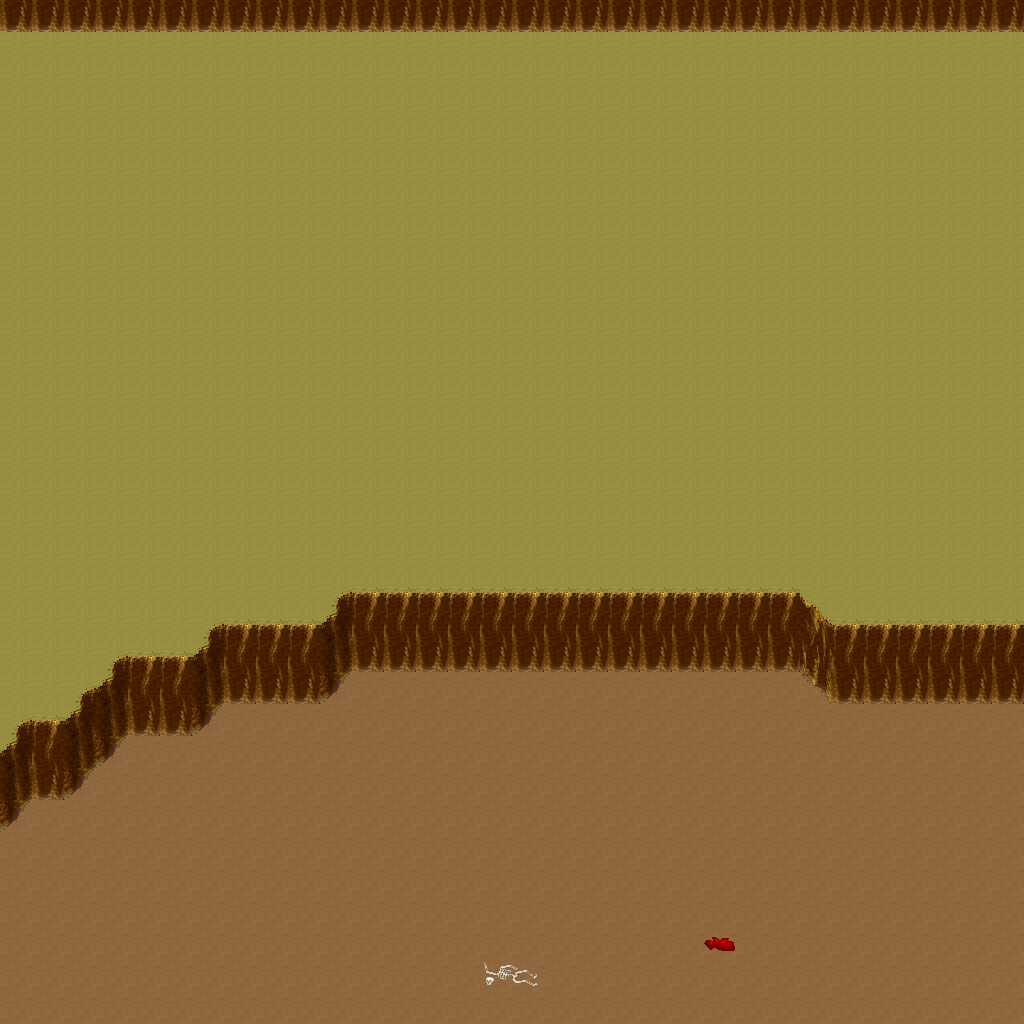

Below is a game level as drawn by its tile map, then a one-line description and the .tmx that defines it (tile-layer data replaced by summaries):
An orthogonal 32x32 tile map with 32x32 px tiles, 5 tile layers (Ground, Objects, Objects2, Above, ...), 1 hidden layer not drawn, 31 tilesets.

<map version="1.10" tiledversion="1.11.0" orientation="orthogonal" renderorder="right-down" width="32" height="32" tilewidth="32" tileheight="32" infinite="0" nextlayerid="11" nextobjectid="1">
 <tileset firstgid="1" name="ground_ground" tilewidth="32" tileheight="32" tilecount="33" columns="3">
  <image source="../drawable/ground_ground.png" width="96" height="352" />
 </tileset>
 <tileset firstgid="34" name="ground_ridge_earth_dark" tilewidth="32" tileheight="32" tilecount="96" columns="12">
  <image source="../drawable/ground_ridge_earth_dark.png" width="384" height="256" />
 </tileset>
 <tileset firstgid="130" name="furniture_light_iron_lamp" tilewidth="32" tileheight="32" tilecount="3" columns="1">
  <image source="../drawable/furniture_light_iron_lamp.png" width="32" height="96" />
 </tileset>
 <tileset firstgid="133" name="furniture_light_dark_torch" tilewidth="32" tileheight="32" tilecount="8" columns="2">
  <image source="../drawable/furniture_light_dark_torch.png" width="64" height="128" />
 </tileset>
 <tileset firstgid="141" name="furniture_light_flames" tilewidth="32" tileheight="32" tilecount="6" columns="6">
  <image source="../drawable/furniture_light_flames.png" width="192" height="32" />
 </tileset>
 <tileset firstgid="147" name="item_corpse_skeleton" tilewidth="32" tileheight="32" tilecount="4" columns="2">
  <image source="../drawable/item_corpse_skeleton.png" width="64" height="64" />
 </tileset>
 <tileset firstgid="151" name="item_blood_floor_stains_2" tilewidth="32" tileheight="32" tilecount="4" columns="2">
  <image source="../drawable/item_blood_floor_stains_2.png" width="64" height="64" />
 </tileset>
 <tileset firstgid="155" name="item_chest_large" tilewidth="32" tileheight="32" tilecount="8" columns="4">
  <image source="../drawable/item_chest_large.png" width="128" height="64" />
 </tileset>
 <tileset firstgid="163" name="item_armor_sword_rack" tilewidth="32" tileheight="32" tilecount="4" columns="2">
  <image source="../drawable/item_armor_sword_rack.png" width="64" height="64" />
 </tileset>
 <tileset firstgid="167" name="item_armor_weapons_rack" tilewidth="32" tileheight="32" tilecount="18" columns="9">
  <image source="../drawable/item_armor_weapons_rack.png" width="288" height="64" />
 </tileset>
 <tileset firstgid="185" name="item_pot_barrel_tall" tilewidth="32" tileheight="32" tilecount="2" columns="1">
  <image source="../drawable/item_pot_barrel_tall.png" width="32" height="64" />
 </tileset>
 <tileset firstgid="187" name="item_pot_pot_tall" tilewidth="32" tileheight="32" tilecount="2" columns="1">
  <image source="../drawable/item_pot_pot_tall.png" width="32" height="64" />
 </tileset>
 <tileset firstgid="189" name="ground_rock_pebbles" tilewidth="32" tileheight="32" tilecount="3" columns="1">
  <image source="../drawable/ground_rock_pebbles.png" width="32" height="96" />
 </tileset>
 <tileset firstgid="192" name="item_corpse_skull_dark" tilewidth="32" tileheight="32" tilecount="2" columns="2">
  <image source="../drawable/item_corpse_skull_dark.png" width="64" height="32" />
 </tileset>
 <tileset firstgid="194" name="ground_ladder_horizontal_dark" tilewidth="32" tileheight="32" tilecount="3" columns="1">
  <image source="../drawable/ground_ladder_horizontal_dark.png" width="32" height="96" />
 </tileset>
 <tileset firstgid="197" name="ground_fire_fire" tilewidth="32" tileheight="32" tilecount="27" columns="3">
  <image source="../drawable/ground_fire_fire.png" width="96" height="288" />
 </tileset>
 <tileset firstgid="224" name="ground_cobbled_paving" tilewidth="32" tileheight="32" tilecount="1" columns="1">
  <image source="../drawable/ground_cobbled_paving.png" width="32" height="32" />
 </tileset>
 <tileset firstgid="225" name="plant_stump_int_small_stump" tilewidth="32" tileheight="32" tilecount="1" columns="1">
  <image source="../drawable/plant_stump_int_small_stump.png" width="32" height="32" />
 </tileset>
 <tileset firstgid="226" name="furniture_table_tree_stump_table" tilewidth="32" tileheight="32" tilecount="4" columns="2">
  <image source="../drawable/furniture_table_tree_stump_table.png" width="64" height="64" />
 </tileset>
 <tileset firstgid="230" name="logic_collision" tilewidth="32" tileheight="32" tilecount="1" columns="1">
  <image source="../drawable/logic_collision.png" width="32" height="32" />
 </tileset>
 <tileset firstgid="231" name="ground_ladder_vertical_dark" tilewidth="32" tileheight="32" tilecount="3" columns="3">
  <image source="../drawable/ground_ladder_vertical_dark.png" width="96" height="32" />
 </tileset>
 <tileset firstgid="234" name="logic_creature_animal" tilewidth="32" tileheight="32" tilecount="32" columns="8">
  <image source="../drawable/logic_creature_animal.png" width="256" height="128" />
 </tileset>
 <tileset firstgid="266" name="logic_creature_human_barbarian" tilewidth="32" tileheight="32" tilecount="7" columns="7">
  <image source="../drawable/logic_creature_human_barbarian.png" width="224" height="32" />
 </tileset>
 <tileset firstgid="273" name="ground_ladder_steps" tilewidth="32" tileheight="32" tilecount="6" columns="3">
  <image source="../drawable/ground_ladder_steps.png" width="96" height="64" />
 </tileset>
 <tileset firstgid="279" name="logic_portal" tilewidth="32" tileheight="32" tilecount="24" columns="8">
  <image source="../drawable/logic_portal.png" width="256" height="96" />
 </tileset>
 <tileset firstgid="303" name="ground_earth_edges_yellowgreen" tilewidth="32" tileheight="32" tilecount="15" columns="5">
  <image source="../drawable/ground_earth_edges_yellowgreen.png" width="160" height="96" />
 </tileset>
 <tileset firstgid="318" name="plant_grasses" tilewidth="32" tileheight="32" tilecount="6" columns="3">
  <image source="../drawable/plant_grasses.png" width="96" height="64" />
 </tileset>
 <tileset firstgid="324" name="light_yellow_light_5x5" tilewidth="32" tileheight="32" tilecount="25" columns="5">
  <image source="../drawable/light_yellow_light_5x5.png" width="160" height="160" />
 </tileset>
 <tileset firstgid="349" name="light_dim_yellow_light_7x5" tilewidth="32" tileheight="32" tilecount="35" columns="7">
  <image source="../drawable/light_dim_yellow_light_7x5.png" width="224" height="160" />
 </tileset>
 <tileset firstgid="384" name="item_firewood" tilewidth="32" tileheight="32" tilecount="12" columns="3">
  <image source="../drawable/item_firewood.png" width="96" height="128" />
 </tileset>
 <tileset firstgid="396" name="logic_creature_insect" tilewidth="32" tileheight="32" tilecount="5" columns="5">
  <image source="../drawable/logic_creature_insect.png" width="160" height="32" />
 </tileset>
 <layer id="1" name="Ground" width="32" height="32">
  <data>[1024 cells, 1024 non-empty, 2 distinct tile ids]</data>
 </layer>
 <layer id="2" name="Objects" width="32" height="32">
  <data>[1024 cells, 105 non-empty, 14 distinct tile ids]</data>
 </layer>
 <layer id="3" name="Objects2" width="32" height="32">
  <data>[1024 cells, 32 non-empty, 1 distinct tile ids]</data>
 </layer>
 <layer id="4" name="Above" width="32" height="32">
  <data>[1024 cells, 0 non-empty, 0 distinct tile ids]</data>
 </layer>
 <layer id="5" name="Above2" width="32" height="32">
  <data>[1024 cells, 0 non-empty, 0 distinct tile ids]</data>
 </layer>
 <layer id="6" name="Walkable" width="32" height="32" visible="0">
  <data>[1024 cells, 128 non-empty, 1 distinct tile ids]</data>
 </layer>
 <objectgroup id="7" name="Mapevents" />
 <objectgroup id="8" name="Spawn" />
 <objectgroup id="9" name="Keys" />
 <objectgroup id="10" name="Replace" />
</map>
